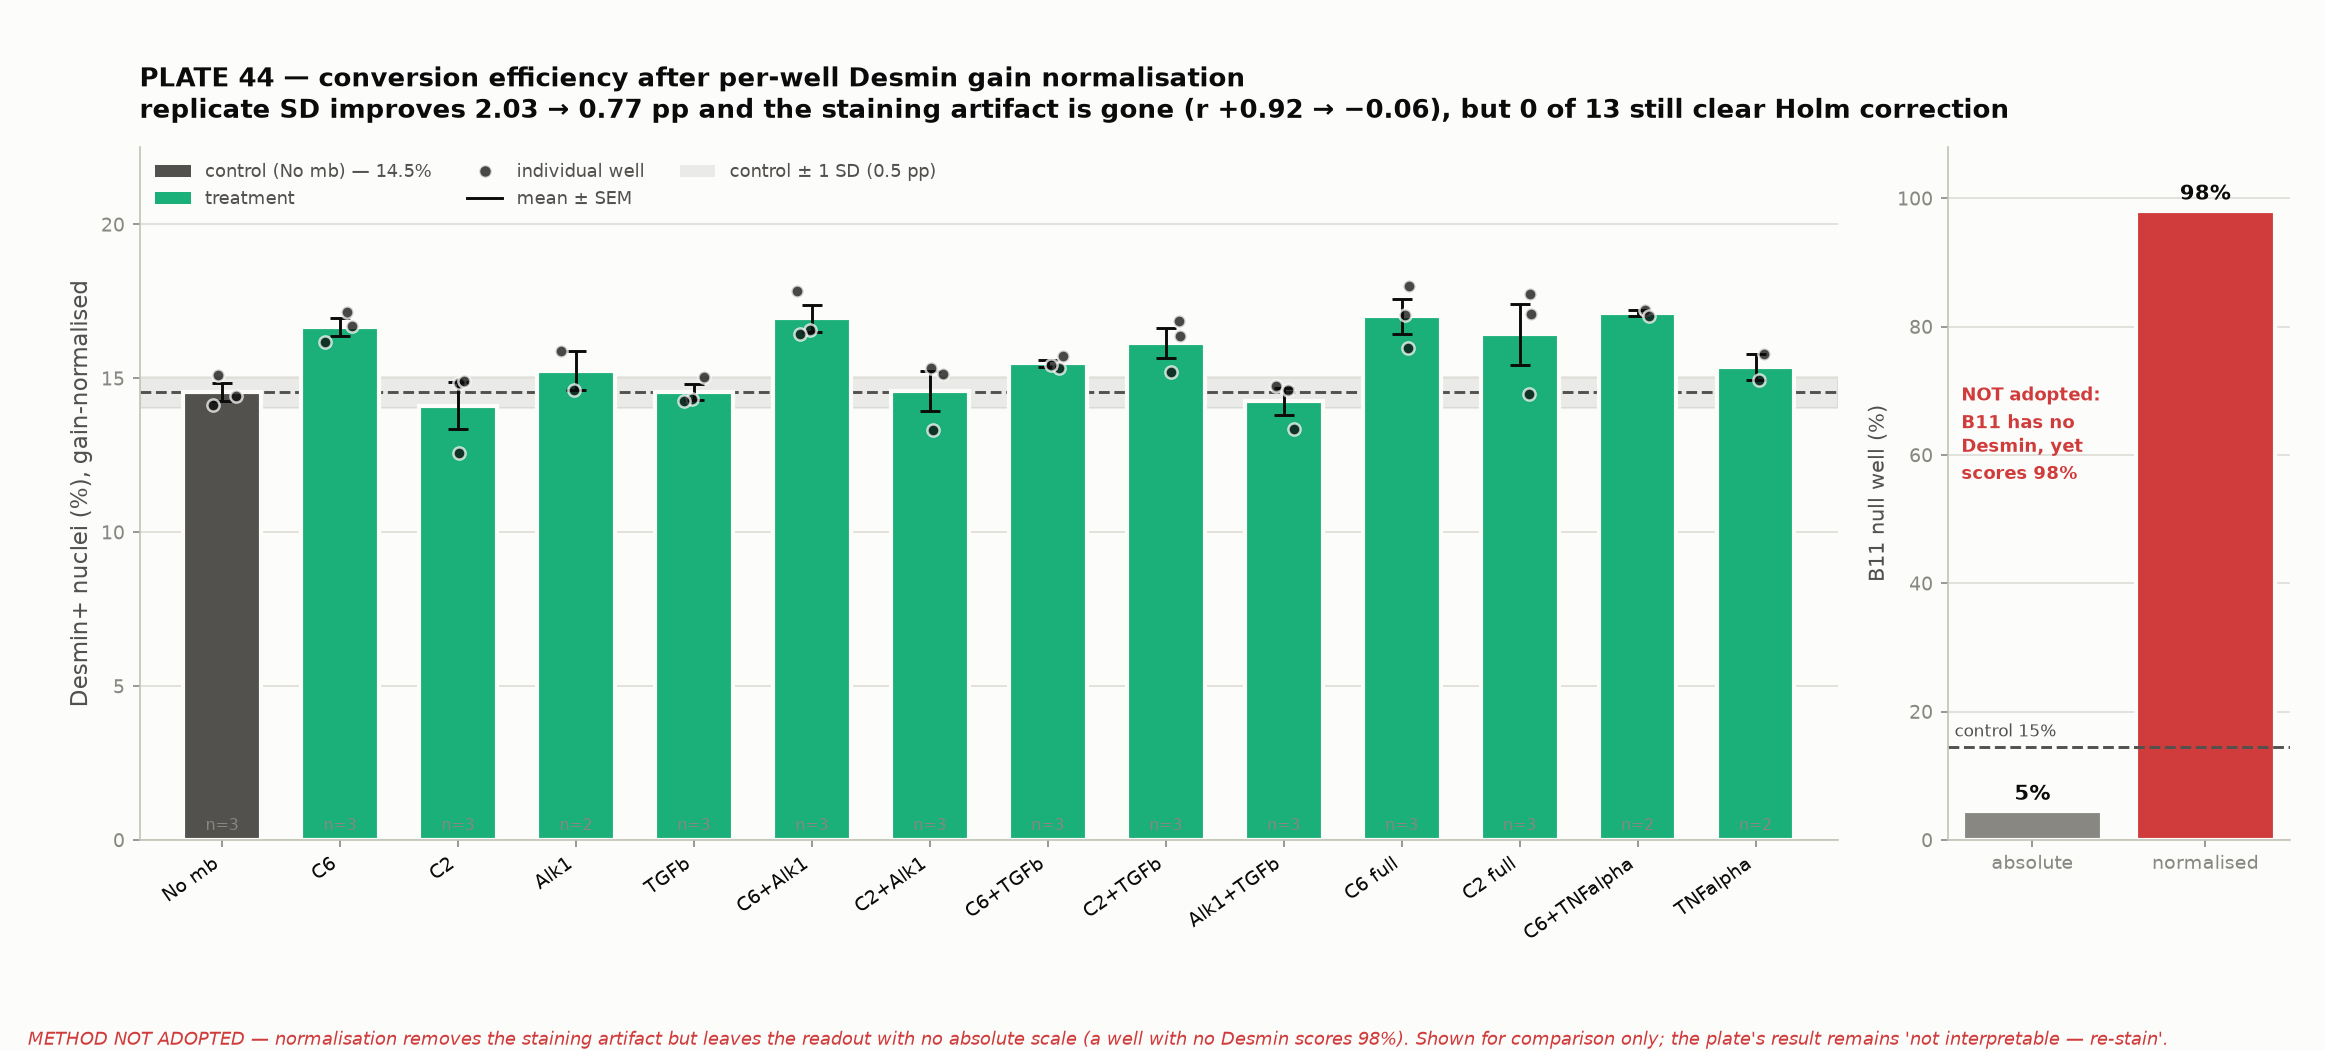

Here is the Python script that generated this plot:
"""PLATE 44 — the treatment bar graph AFTER per-well Desmin gain normalisation.

Companion to `treatment_summary.py` (absolute threshold). Same layout, same
replicate handling, same statistics; the only change is that each well's ring
Desmin is divided by that well's own p99 before the pooled threshold is derived,
which removes the staining-gain artifact diagnosed in `diagnose_staining.py`.

**This method is NOT adopted as the plate's result, and the figure says so.**
It passes three of four acceptance criteria and fails the fourth:

  1. staining artifact removed        r = +0.917 -> -0.06   PASS
  2. replicate agreement              SD 2.03 -> 0.77 pp    PASS
  3. condition ranking stable         see figure            PASS
  4. null well stays separable        B11 4.5% -> 98%       **FAIL**

Criterion 4 is the disqualifier: B11 has almost no Desmin, so its p99 reflects
noise rather than fibre brightness, and dividing by it inflates every cell. The
consequence is that the normalised readout has **no absolute scale** -- it
measures "what fraction of this well's nuclei sit in this well's brightest
Desmin", which is meaningful only if the well has real Desmin to begin with.
B11 is the single degenerate well (p99 = 329 against a next-lowest of 1,066) and
is excluded from every condition mean here, as it is everywhere else.

Also reports the C6-vs-C2 backbone contrast, which the plate's factorial design
supports and which has far more power than 13 individual comparisons.

Run from Conversion_Efficiency/:
    cpenv/Scripts/python.exe New_Quantif_P44/treatment_summary_normalised.py
"""
from __future__ import annotations
import json
import os
import sys

import numpy as np
from scipy import stats
import matplotlib
matplotlib.use("Agg")
import matplotlib.pyplot as plt  # noqa: E402
from matplotlib.lines import Line2D  # noqa: E402
from matplotlib.patches import Patch  # noqa: E402

HERE = os.path.dirname(os.path.abspath(__file__))
sys.path.insert(0, HERE)
from p44_layout import (  # noqa: E402
    CONDITION_ORDER, CONTROL_CONDITION, TECHNICAL_FAILURES, condition_of,
    well_id, wells)

INK, INK_2, MUTED = "#0b0b0b", "#52514e", "#898781"
GRID, BASELINE, SURFACE = "#e1e0d9", "#c3c2b7", "#fcfcfb"
C_TREAT, C_CTRL, C_FAIL = "#1baf7a", "#52514e", "#d03b3b"
NULL_WELL = "14_B11"


def holm(p):
    m = len(p); o = np.argsort(p); adj = np.empty(m); run = 0.0
    for rank, i in enumerate(o):
        run = max(run, (m - rank) * p[i]); adj[i] = min(1.0, run)
    return adj


def main() -> int:
    gn = json.load(open(os.path.join(HERE, "gain_normalised_test.json")))
    per_well = gn["per_well_pct"]
    absol = json.load(open(os.path.join(HERE, "percell_desmin.json")))["per_well"]

    ok = [w for w in wells() if well_id(w) not in TECHNICAL_FAILURES]
    groups = {c: sorted((well_id(w), per_well[w]) for w in ok
                        if condition_of(w) == c) for c in CONDITION_ORDER}
    ctrl = np.array([v for _, v in groups[CONTROL_CONDITION]])
    ctrl_mean, ctrl_sd = float(ctrl.mean()), float(ctrl.std(ddof=1))

    rows, praw = [], []
    for c in CONDITION_ORDER:
        v = np.array([x for _, x in groups[c]])
        p = (float("nan") if c == CONTROL_CONDITION
             else float(stats.ttest_ind(v, ctrl, equal_var=False).pvalue))
        if c != CONTROL_CONDITION:
            praw.append(p)
        rows.append({"condition": c, "n": int(v.size),
                     "wells": [w for w, _ in groups[c]],
                     "values_pct": [round(x, 2) for x in v],
                     "mean_pct": round(float(v.mean()), 2),
                     "sd_pct": round(float(v.std(ddof=1)), 2) if v.size > 1 else None,
                     "sem_pct": round(float(v.std(ddof=1) / np.sqrt(v.size)), 2)
                                if v.size > 1 else None,
                     "fold": round(float(v.mean() / ctrl_mean), 3),
                     "p_welch": None if c == CONTROL_CONDITION else round(p, 4)})
    adj = holm(praw); it = iter(adj)
    for r in rows:
        r["p_holm"] = None if r["condition"] == CONTROL_CONDITION \
            else round(float(next(it)), 4)

    print("PLATE 44 — GAIN-NORMALISED treatment summary")
    print(f"control {CONTROL_CONDITION!r}: {ctrl_mean:.2f}% (SD {ctrl_sd:.2f}, "
          f"n={ctrl.size})\n")
    hdr = f"{'condition':<14}{'n':>3}{'mean':>8}{'SD':>7}{'fold':>7}{'p(Holm)':>10}"
    print(hdr); print("-" * len(hdr))
    for r in rows:
        ph = "" if r["p_holm"] is None else f"{r['p_holm']:.3f}"
        mark = "  <- control" if r["condition"] == CONTROL_CONDITION else ""
        print(f"{r['condition']:<14}{r['n']:>3}{r['mean_pct']:>7.1f}%"
              f"{(r['sd_pct'] or float('nan')):>7.2f}{r['fold']:>6.2f}x{ph:>10}{mark}")

    # --- backbone contrast: the design's own factorial structure -------------
    c6 = np.array([per_well[w] for w in ok if condition_of(w).startswith("C6")])
    c2 = np.array([per_well[w] for w in ok if condition_of(w).startswith("C2")])
    tt = stats.ttest_ind(c6, c2, equal_var=False)
    print(f"\nBACKBONE CONTRAST (uses the plate's factorial design, "
          f"far better powered than 13 pairwise tests)")
    print(f"  C6-containing  n={c6.size} wells  mean {c6.mean():.2f}% "
          f"(SD {c6.std(ddof=1):.2f})")
    print(f"  C2-containing  n={c2.size} wells  mean {c2.mean():.2f}% "
          f"(SD {c2.std(ddof=1):.2f})")
    print(f"  Welch t = {tt.statistic:+.2f}, p = {tt.pvalue:.4f}, "
          f"difference {c6.mean()-c2.mean():+.2f} pp "
          f"({c6.mean()/c2.mean():.2f}x)")
    # same contrast on the ABSOLUTE numbers, for comparison
    a6 = np.array([absol[w]["conversion_pct"] for w in ok
                   if condition_of(w).startswith("C6")])
    a2 = np.array([absol[w]["conversion_pct"] for w in ok
                   if condition_of(w).startswith("C2")])
    ta = stats.ttest_ind(a6, a2, equal_var=False)
    print(f"  (absolute threshold, same contrast: {a6.mean():.2f}% vs "
          f"{a2.mean():.2f}%, p = {ta.pvalue:.4f})")

    # ------------------------------- figure ---------------------------------
    fig = plt.figure(figsize=(15.5, 7.0), facecolor=SURFACE)
    gs = fig.add_gridspec(1, 5, wspace=0.32)
    ax = fig.add_subplot(gs[0, :4]); axn = fig.add_subplot(gs[0, 4])
    for a in (ax, axn):
        a.set_facecolor(SURFACE)

    x = np.arange(len(rows))
    means = np.array([r["mean_pct"] for r in rows])
    sems = np.array([r["sem_pct"] or 0.0 for r in rows])
    is_ctrl = [r["condition"] == CONTROL_CONDITION for r in rows]

    ax.axhspan(ctrl_mean - ctrl_sd, ctrl_mean + ctrl_sd, color=C_CTRL,
               alpha=0.10, zorder=0)
    ax.axhline(ctrl_mean, color=C_CTRL, lw=1.4, ls="--", zorder=1)
    ax.bar(x, means, width=0.66, zorder=2,
           color=[C_CTRL if c else C_TREAT for c in is_ctrl],
           edgecolor=SURFACE, linewidth=2)
    ax.errorbar(x, means, yerr=sems, fmt="none", ecolor=INK, elinewidth=1.4,
                capsize=5, capthick=1.4, zorder=3)
    rng = np.random.default_rng(20260813)
    for i, r in enumerate(rows):
        v = np.array(r["values_pct"], dtype=float)
        ax.scatter(np.full(v.size, i) + rng.uniform(-0.13, 0.13, v.size), v,
                   s=34, zorder=4, color=INK, alpha=0.75, edgecolor=SURFACE,
                   linewidth=1.2)
        ax.annotate(f"n={r['n']}", (i, 0), ha="center", va="bottom",
                    fontsize=7.5, color=MUTED, xytext=(0, 3),
                    textcoords="offset points")
    ax.set_xticks(x)
    ax.set_xticklabels([r["condition"] for r in rows], rotation=35, ha="right",
                       fontsize=10, color=INK)
    ax.set_ylabel("Desmin+ nuclei (%), gain-normalised", fontsize=11, color=INK_2)
    ax.set_ylim(0, max(means + sems) * 1.28)
    ax.set_xlim(-0.7, len(rows) - 0.3)
    ax.yaxis.grid(True, color=GRID, lw=0.9); ax.set_axisbelow(True)
    for s in ("top", "right"):
        ax.spines[s].set_visible(False)
    ax.spines["left"].set_color(BASELINE); ax.spines["bottom"].set_color(BASELINE)
    ax.tick_params(colors=MUTED, labelsize=9)
    for lab in ax.get_xticklabels():
        lab.set_color(INK)
    ax.legend(handles=[
        Patch(facecolor=C_CTRL, label=f"control ({CONTROL_CONDITION}) — {ctrl_mean:.1f}%"),
        Patch(facecolor=C_TREAT, label="treatment"),
        Line2D([], [], marker="o", ls="none", color=INK, alpha=0.75, ms=6,
               markeredgecolor=SURFACE, label="individual well"),
        Line2D([], [], color=INK, lw=1.4, label="mean ± SEM"),
        Patch(facecolor=C_CTRL, alpha=0.10, label=f"control ± 1 SD ({ctrl_sd:.1f} pp)"),
    ], frameon=False, fontsize=8.5, ncol=3, loc="upper left", labelcolor=INK_2)
    ax.set_title(
        "PLATE 44 — conversion efficiency after per-well Desmin gain normalisation\n"
        f"replicate SD improves 2.03 → 0.77 pp and the staining artifact is gone "
        f"(r +0.92 → −0.06), but 0 of 13 still clear Holm correction",
        fontsize=12.5, color=INK, fontweight="bold", loc="left", pad=14)

    # --- the disqualifying check, drawn beside it ---------------------------
    axn.bar([0, 1], [absol[NULL_WELL]["conversion_pct"], gn["per_well_pct"][NULL_WELL]],
            color=[MUTED, C_FAIL], edgecolor=SURFACE, linewidth=2)
    axn.axhline(ctrl_mean, color=C_CTRL, ls="--", lw=1.4)
    axn.annotate(f"control {ctrl_mean:.0f}%", (-0.45, ctrl_mean), ha="left",
                 va="bottom", fontsize=8, color=C_CTRL, xytext=(0, 3),
                 textcoords="offset points")
    for i, v in enumerate([absol[NULL_WELL]["conversion_pct"],
                           gn["per_well_pct"][NULL_WELL]]):
        axn.annotate(f"{v:.0f}%", (i, v), ha="center", va="bottom", fontsize=10,
                     fontweight="bold", color=INK, xytext=(0, 3),
                     textcoords="offset points")
    axn.set_xticks([0, 1])
    axn.set_xticklabels(["absolute", "normalised"], fontsize=9, color=INK)
    axn.set_ylim(0, 108)
    axn.set_ylabel("B11 null well (%)", fontsize=10, color=INK_2)
    axn.yaxis.grid(True, color=GRID, lw=0.9); axn.set_axisbelow(True)
    for s in ("top", "right"):
        axn.spines[s].set_visible(False)
    axn.spines["left"].set_color(BASELINE); axn.spines["bottom"].set_color(BASELINE)
    axn.tick_params(colors=MUTED, labelsize=9)
    # Inside the axes, not a title -- a title here collides with the main one.
    axn.annotate("NOT adopted:\nB11 has no\nDesmin, yet\nscores 98%",
                 (0.04, 0.66), xycoords="axes fraction", fontsize=8.5,
                 color=C_FAIL, fontweight="bold", va="top", linespacing=1.45)

    fig.text(0.012, 0.005,
             "METHOD NOT ADOPTED — normalisation removes the staining artifact but leaves the readout with no absolute scale "
             "(a well with no Desmin scores 98%). Shown for comparison only; the plate's result remains 'not interpretable — re-stain'.",
             fontsize=8.5, color=C_FAIL, style="italic")
    fig.subplots_adjust(left=0.06, right=0.985, top=0.86, bottom=0.20)
    fig.savefig(os.path.join(HERE, "treatment_summary_normalised.png"), dpi=150,
                facecolor=SURFACE)

    with open(os.path.join(HERE, "treatment_summary_normalised.json"), "w") as fh:
        json.dump({"plate": "PLATE_44", "method": "ring Desmin / per-well p99",
                   "status": "NOT ADOPTED — fails the null-well criterion",
                   "control_mean_pct": round(ctrl_mean, 2),
                   "control_sd_pct": round(ctrl_sd, 2),
                   "null_well_absolute_pct": absol[NULL_WELL]["conversion_pct"],
                   "null_well_normalised_pct": gn["per_well_pct"][NULL_WELL],
                   "backbone_contrast": {
                       "c6_mean": round(float(c6.mean()), 2), "c6_n": int(c6.size),
                       "c2_mean": round(float(c2.mean()), 2), "c2_n": int(c2.size),
                       "difference_pp": round(float(c6.mean() - c2.mean()), 2),
                       "fold": round(float(c6.mean() / c2.mean()), 3),
                       "p_welch": round(float(tt.pvalue), 5),
                       "p_welch_absolute_threshold": round(float(ta.pvalue), 5)},
                   "per_condition": rows}, fh, indent=2)
    print("\n-> treatment_summary_normalised.png / .json")
    return 0


if __name__ == "__main__":
    raise SystemExit(main())
